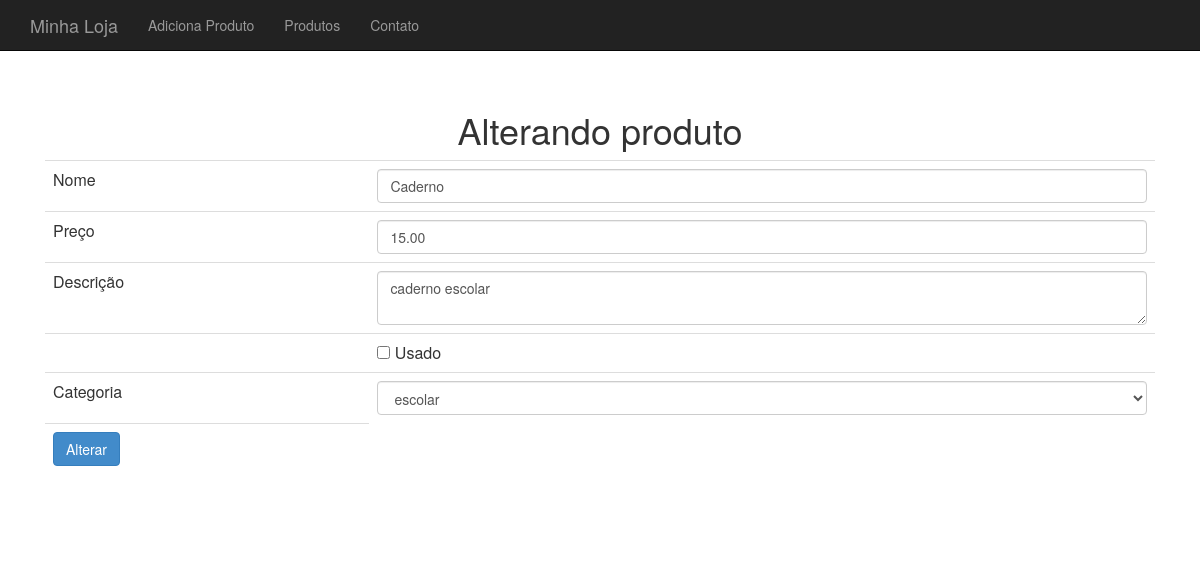
The page /produto-altera-formulario.php?id=14 on the database its author committed.
### tables this page shows
CREATE TABLE IF NOT EXISTS `produtos` (
  `id` int(11) NOT NULL AUTO_INCREMENT,
  `nome` varchar(255) DEFAULT NULL,
  `preco` decimal(10,2) DEFAULT NULL,
  `descricao` text,
  `categoria_id` int(11) DEFAULT NULL,
  `usado` tinyint(1) DEFAULT '0',
  PRIMARY KEY (`id`)
);

### banco-produto.php (called while the page is built, shortened)
<?php
function buscaProduto($conexao, $id) {
    $query = "select * from produtos where id = {$id}";
    $resultado = mysqli_query($conexao, $query);
    return mysqli_fetch_assoc($resultado);
}

### banco-categoria.php (called while the page is built, shortened)
<?php
function listaCategorias($conexao) {
    $categorias = array();
    $query = "select * from categorias";
    $resultado = mysqli_query($conexao, $query);
    while ($categoria = mysqli_fetch_assoc($resultado)) {
        array_push($categorias, $categoria);
    }
    return $categorias;
}

### produto-formulario-base.php (the view)
<tr>
    <td>Nome</td>
    <td> <input class="form-control" type="text" name="nome" value="<?= $produto['nome'] ?>"></td>
</tr>
<tr>
    <td>Preço</td>
    <td><input  class="form-control" type="number" name="preco"
                value="<?= $produto['preco'] ?>"></td>
</tr>
<tr>
    <td>Descrição</td>
    <td><textarea class="form-control" name="descricao"><?= $produto['descricao'] ?></textarea></td>
</tr>
<tr>
    <td></td>
    <td><input type="checkbox" name="usado" <?= $usado ?> value="true"> Usado
</tr>
<tr>
    <td>Categoria</td>
    <td>
        <select name="categoria_id" class="form-control">
            <?php
            foreach ($categorias as $categoria) :
                $essaEhACategoria = $produto['categoria_id'] == $categoria['id'];
                $selecao = $essaEhACategoria ? "selected='selected'" : "";
                ?>
                <option value="<?= $categoria['id'] ?>" <?= $selecao ?>>
                    <?= $categoria['nome'] ?>
                </option>
            <?php endforeach ?>
        </select>
    </td>
</tr>

### css/loja.css (style rules this page uses)
body { padding-top: 50px; }

### rows shown on the page
produtos: nome "Caderno", preco "15.00", descricao "caderno escolar"

### other values the page prints
form field categoria_id "escolar"
